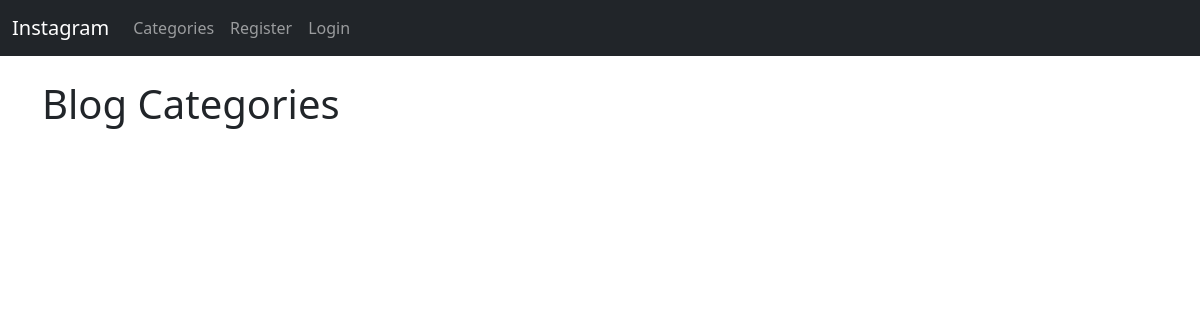
The page /category_list/ on the database as committed earlier.
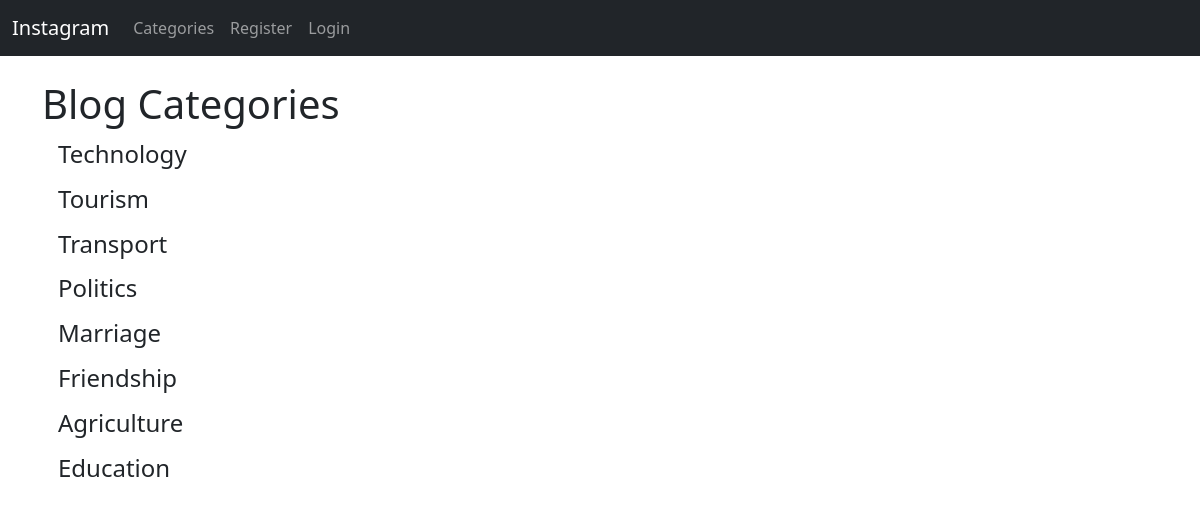
The same page on the database as committed later.
### theinsta/models.py (models this page shows, shortened)
class Category(models.Model):
    name = models.CharField(max_length=255)
    def __str__(self):
        return self.name

### theinsta/views.py (the view)
# urls.py: path('category_list/', CategoryListView, name='category-list'),
def CategoryListView(request):
    cat_menu_list = Category.objects.all()
    return render(request,'category_list.html',{'cat_menu_list': cat_menu_list})

### theinsta/templates/category_list.html (shortened to what this page needs)
{% extends 'base.html' %}
{% block content %}
    <h1>Blog Categories</h1>
    {% for item in cat_menu_list %}
        <h4><a class="dropdown-item" href=" {% url 'category' item|slugify %} "> {{ item }} </a>
        </h4>
    {% endfor %}
{% endblock %}

### theinsta/templates/base.html (shortened to what this page needs)
<!doctype html>
<html lang="en">
  <head>
    <link href="https://cdn.jsdelivr.net/npm/bootstrap@5.1.3/dist/css/bootstrap.min.css" rel="stylesheet">
  </head>
  <body>
    <nav class="navbar navbar-expand-lg navbar-dark bg-dark">
        <div class="container-fluid">
          <a class="navbar-brand" href="{% url 'home' %}">Instagram</a>
          <div class="collapse navbar-collapse" id="navbarSupportedContent">
            <ul class="navbar-nav mr-auto mb-2 mb-lg-0">
              {% if cat_menu %}
              <li class="nav-item dropdown">
                <a class="nav-link dropdown-toggle" href="#" id="navbarDropdown" role="button" data-bs-toggle="dropdown" aria-expanded="false">
                  Categories
                </a>
                <ul class="dropdown-menu" aria-labelledby="navbarDropdown">
                  {% for item in cat_menu %}
                    <br/>
                    <a class="dropdown-item" href=" {% url 'category' item|slugify %} "> {{ item }} </a>
                  {% endfor %}
                </ul>
              </li>
              {% else %}
                <li class="nav-item">
                  <a class="nav-link" href=" {% url 'category-list' %} ">Categories</a>
                </li>
              {% endif %}
              {% if user.is_authenticated %}
                <li class="nav-item">
                  <a class="nav-link" href=" {% url 'add_post' %} ">Add Post</a>
                </li>
                <li class="nav-item">
                  <a class="nav-link" href=" {% url 'add_category' %} ">Add Category</a>
                </li>
                <li class="nav-item dropdown">
                  <a class="nav-link dropdown-toggle" href="#" id="navbarDropdown" role="button" data-bs-toggle="dropdown" aria-expanded="false">
                    Profile
                  </a>
                  <ul class="dropdown-menu" aria-labelledby="navbarDropdown">
                    <li><a class="dropdown-item" href="{% url 'edit_profile' %}">Edit Settings</a></li>
                    {% if user.profile.id %}
                      <li><a class="dropdown-item" href="{% url 'edit_profile_page' user.profile.id  %}">Edit Profile Page</a></li>
                      <li><a class="dropdown-item" href="{% url 'show_profile_page' user.profile.id %} ">Show Profile Page</a></li>
                    {% else %}
                    <li><a class="dropdown-item" href="{% url 'create_profile_page' %}">Create Profile Page</a></li>
                    {% endif %}
                  </ul>
                </li>
                <li class="nav-item">
                  <a class="nav-link" href=" {% url 'logout' %} ">Logout</a>
                </li>
              {% else %}
                <li class="nav-item">
                  <a class="nav-link" href=" {% url 'register' %} ">Register</a>
                </li>
                <li class="nav-item">
                  <a class="nav-link" href=" {% url 'login' %} ">Login</a>
                </li>
              {% endif %}
            </ul>
          </div>
        </div>
      </nav>
    <br>
    <div class="container">
        {% block content %}
        {% endblock %}
    </div>
  </body>
</html>

Rows that differ between the two databases and show on the page:
added Category: name "Technology"
added Category: name "Tourism"
added Category: name "Transport"
added Category: name "Politics"
added Category: name "Marriage"
added Category: name "Friendship"
added Category: name "Agriculture"
added Category: name "Education"
